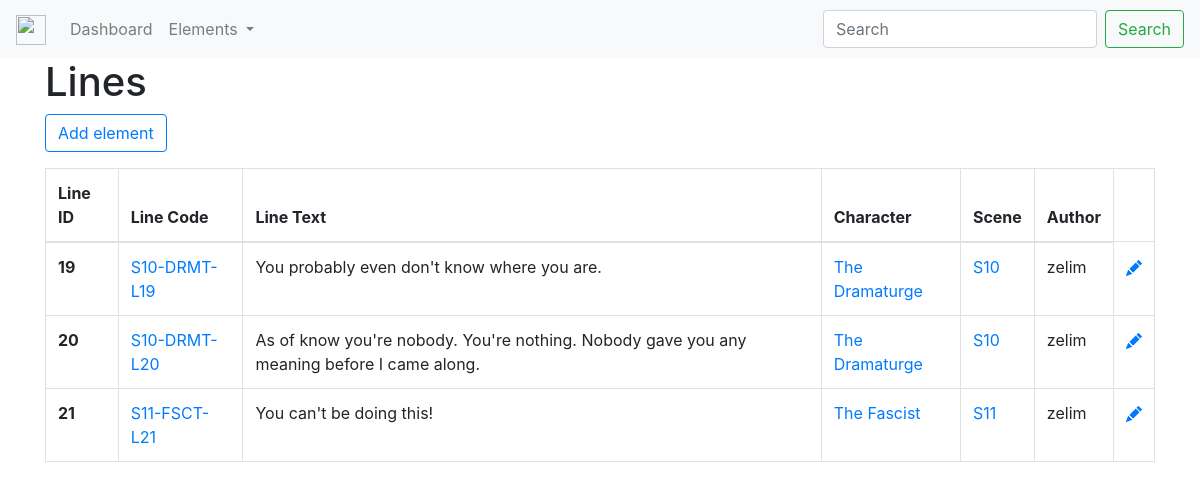
Page /lines/ on the committed database.
### lines/models.py (models this page shows, shortened)
class Line(models.Model):
    scene = models.ForeignKey(Scene, on_delete=models.CASCADE, default=None, null=True)
    character = models.ForeignKey(Character, on_delete=models.CASCADE, null=True)
    text = models.TextField(default='')
    author = models.ForeignKey(User, on_delete=models.CASCADE, default=1)
    class Meta:
        ordering = ['pk']
    def get_absolute_url(self):
        return reverse("lines:show-line", kwargs={'pk': self.pk})
    def get_edit_url(self):
        return reverse("lines:edit-line", kwargs={'pk': self.pk})
    def get_line_code(self):
        return 'S' + str(self.scene.pk) + '-' + self.character.code + '-L' + str(self.pk)

### scenes/models.py (models this page shows, shortened)
class Scene(models.Model):
    description = models.TextField(default='')
    characters = models.ManyToManyField(Character)
    def get_absolute_url(self):
        return reverse('scenes:show-scene', kwargs={'pk': self.pk})
    def get_scene_code(self):
        return 'S' + str(self.pk)

### characters/models.py (models this page shows, shortened)
class Character(models.Model):
    name = models.CharField(blank=True, null=True, max_length=80)
    age = models.PositiveSmallIntegerField(blank=True, null=True)
    gender = models.CharField(blank=True, null=True, max_length=80)
    code = models.CharField(blank=True, null=True, max_length=6)
    description = models.TextField(blank=True, null=True)
    def get_absolute_url(self):
        return reverse("characters:show-character", kwargs={'pk': self.pk})

### lines/views.py (the view)
# urls.py: path('', views.IndexView.as_view(), name='index'),
class IndexView(generic.ListView):
    template_name = 'lines/index.html'
    context_object_name = "lines"
    def get_queryset(self):
        return Line.objects.all()

### lines/templates/lines/index.html
{% extends 'base.html' %}
{% block content %}
<div class="container">
    <div class="row">
        <div class="col-md-12">
            <h1>Lines</h1>
            {% include 'create_header.html' %}
            <table class="table table-bordered">
                <thead>
                    <tr>
                        <th scope="col">
                            Line ID
                        </th>
                        <th scope="col">
                            Line Code
                        </th>
                        <th scope="col">
                            Line Text
                        </th>
                        <th scope="col">
                            Character
                        </th>
                        <th scope="col">
                            Scene
                        </th>
                        <th scope="col">
                            Author
                        </th>
                    </tr>
                </thead>
                <tbody>
                    {% for line in lines %}
                    <tr>
                        <th scope="row">{{ line.pk }}</th>
                        <td><a href="{{ line.get_absolute_url }}">{{ line.get_line_code }}</a></td>
                        <td>{{ line.text }}</td>
                        <td><a href="{{ line.character.get_absolute_url }}">{{ line.character.name }}</a></td>
                        <td><a href="{{ line.scene.get_absolute_url }}">{{ line.scene.get_scene_code }}</a></td>
                        <td>{{ line.author }}</td>
                        <td><a href="{{ line.get_edit_url }}">{% include 'icons/pencil_fill.html' %}</a></td>
                    </tr>
                    {% endfor %}
                </tbody>
            </table>
        </div>
    </div>
</div>
{% endblock %}

### rows in the picture
Line: pk "19", get_line_code "S10-DRMT-L19", text "You probably even don't know where you are.", character.name "The Dramaturge", scene.get_scene_code "S10", author "zelim"
Line: pk "20", get_line_code "S10-DRMT-L20", text "As of know you're nobody. You're nothing. Nobody gave you any meaning before I came along.", character.name "The Dramaturge", scene.get_scene_code "S10", author "zelim"
Line: pk "21", get_line_code "S11-FSCT-L21", text "You can't be doing this!", character.name "The Fascist", scene.get_scene_code "S11", author "zelim"
